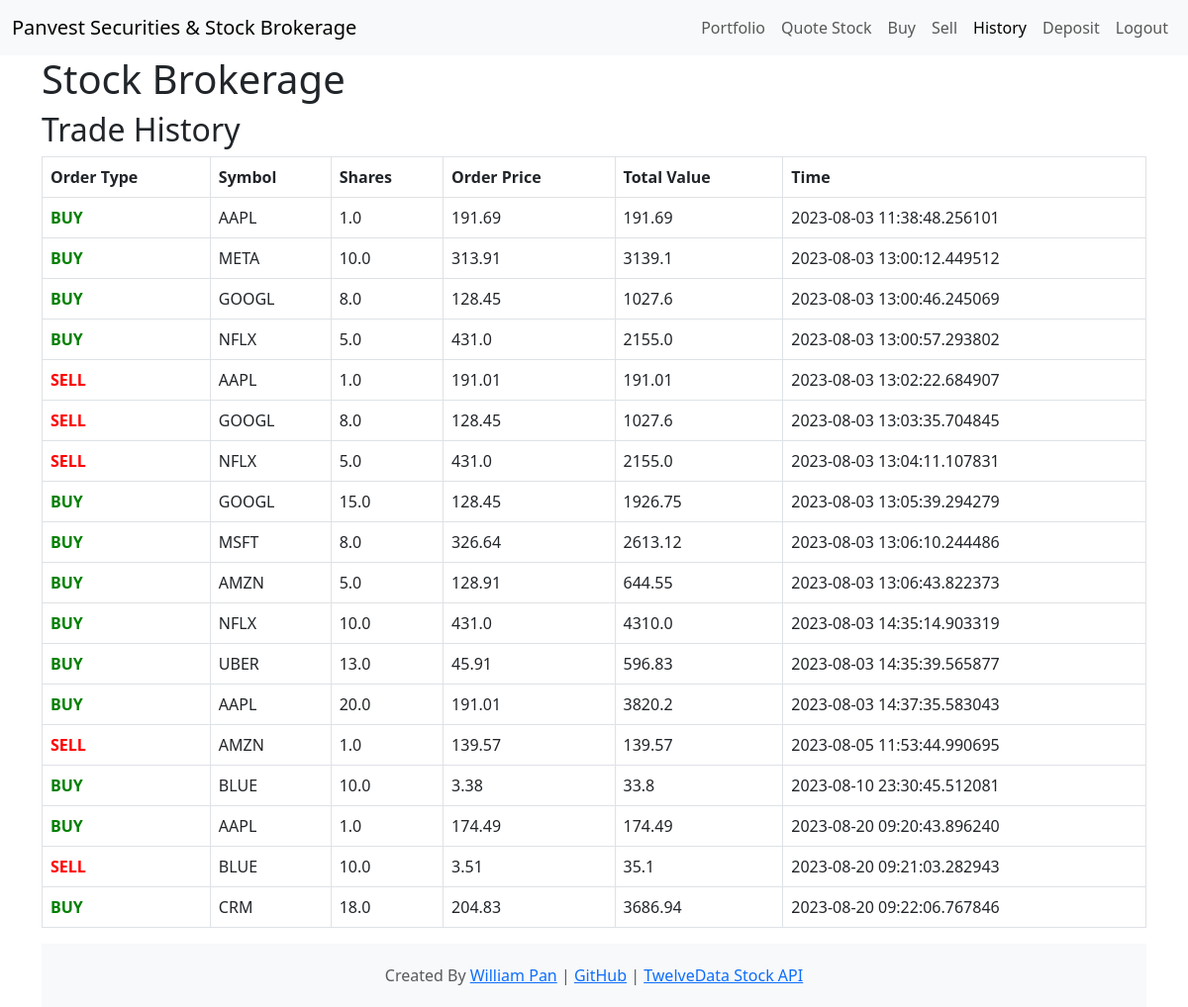
Page /trade_history (signed in) on the committed database.
### app.py (models this page shows)
class Trade_History(db.Model):
    transaction_id = db.Column(db.Integer, primary_key=True)
    user_id = db.Column(db.Integer, db.ForeignKey('user.id'), nullable=False)
    order_type = db.Column(db.String(10), nullable=False)
    symbol = db.Column(db.String(10), nullable=False)
    shares = db.Column(db.Float, nullable=False)
    order_price = db.Column(db.Float, nullable=False)
    total_value = db.Column(db.Float, nullable=False)
    time = db.Column(db.DateTime, nullable=False)

### app.py (the view)
@app.route("/trade_history")
@require_login
def trade_history():
    trade_history = db.session.execute(db.select(Trade_History).filter_by(user_id=session["user_id"])).scalars()
    return render_template("trade_history.html", trade_history=trade_history, active_page='trade_history')

### app.py (called while the page is built)
@app.after_request
def after_request(response):
    response.headers["Cache-Control"] = "no-cache, no-store, must-revalidate"
    response.headers["Expires"] = 0
    response.headers["Pragma"] = "no-cache"
    return response

### login.py (called while the page is built)
def require_login(function):
    @wraps(function)
    def decorated_function(*args, **kwargs):
        if session.get("user_id") is None:
            return redirect("/login")
        return function(*args, **kwargs)
    return decorated_function

### templates/trade_history.html (shortened to what this page needs)
{% extends "base.html" %}
{% block header %}
    Trade History
{% endblock %}
{% block body %}
<table class="table table-hover table-bordered">
    <thead>
        <tr>
            <th>Order Type</th>
            <th>Symbol</th>
            <th>Shares</th>
            <th>Order Price</th>
            <th>Total Value</th>
            <th>Time</th>
        </tr>
    </thead>
    <tbody>
        {% for row in trade_history %}
        <tr>
            <td>
            </td>
            <td>{{row.symbol}}</td>
            <td>{{row.shares}}</td>
            <td>{{row.order_price}}</td>
            <td>{{row.total_value}}</td>
            <td>{{row.time}}</td>
        </tr>
        {% endfor %}
    </tbody>
</table>
{% endblock %}

### static/styles.css (style rules this page uses)
body { font-family: helvetica; }
html, body { height: 100%; margin: 0; }

### rows in the picture
Trade_History: symbol "AAPL", shares "1.0", order_price "191.69", total_value "191.69", time "2023-08-03 11:38:48.256101"
Trade_History: symbol "META", shares "10.0", order_price "313.91", total_value "3139.1", time "2023-08-03 13:00:12.449512"
Trade_History: symbol "GOOGL", shares "8.0", order_price "128.45", total_value "1027.6", time "2023-08-03 13:00:46.245069"
Trade_History: symbol "NFLX", shares "5.0", order_price "431.0", total_value "2155.0", time "2023-08-03 13:00:57.293802"
Trade_History: symbol "AAPL", shares "1.0", order_price "191.01", total_value "191.01", time "2023-08-03 13:02:22.684907"
Trade_History: symbol "GOOGL", shares "8.0", order_price "128.45", total_value "1027.6", time "2023-08-03 13:03:35.704845"
Trade_History: symbol "NFLX", shares "5.0", order_price "431.0", total_value "2155.0", time "2023-08-03 13:04:11.107831"
Trade_History: symbol "GOOGL", shares "15.0", order_price "128.45", total_value "1926.75", time "2023-08-03 13:05:39.294279"
Trade_History: symbol "MSFT", shares "8.0", order_price "326.64", total_value "2613.12", time "2023-08-03 13:06:10.244486"
Trade_History: symbol "AMZN", shares "5.0", order_price "128.91", total_value "644.55", time "2023-08-03 13:06:43.822373"
Trade_History: symbol "NFLX", shares "10.0", order_price "431.0", total_value "4310.0", time "2023-08-03 14:35:14.903319"
Trade_History: symbol "UBER", shares "13.0", order_price "45.91", total_value "596.83", time "2023-08-03 14:35:39.565877"
Trade_History: symbol "AAPL", shares "20.0", order_price "191.01", total_value "3820.2", time "2023-08-03 14:37:35.583043"
Trade_History: symbol "AMZN", shares "1.0", order_price "139.57", total_value "139.57", time "2023-08-05 11:53:44.990695"
Trade_History: symbol "BLUE", shares "10.0", order_price "3.38", total_value "33.8", time "2023-08-10 23:30:45.512081"
Trade_History: symbol "AAPL", shares "1.0", order_price "174.49", total_value "174.49", time "2023-08-20 09:20:43.896240"
Trade_History: symbol "BLUE", shares "10.0", order_price "3.51", total_value "35.1", time "2023-08-20 09:21:03.282943"
Trade_History: symbol "CRM", shares "18.0", order_price "204.83", total_value "3686.94", time "2023-08-20 09:22:06.767846"
